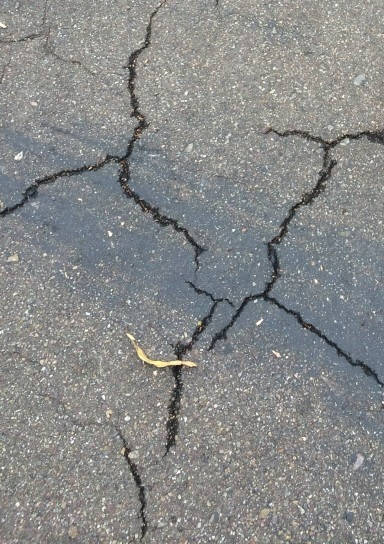
#> input picture crack_image.jpg, 384 x 544 px
$ python image.py
#> lines starting #> are read from the running program, lines starting #| are printed output that depends on the picture
import cv2
import numpy as np
import matplotlib.pyplot as plt
from sklearn.cluster import KMeans

# Step 1: Load the image
image = cv2.imread("crack_image.jpg")  # Replace with your image path
#> image is the input picture: shape (544, 384, 3); mean B, G, R 136.7, 137.3, 135.8
image_rgb = cv2.cvtColor(image, cv2.COLOR_BGR2RGB)  # Convert to RGB for visualization

# Step 2: Preprocess the image (convert to grayscale for simplicity)
gray_image = cv2.cvtColor(image, cv2.COLOR_BGR2GRAY)

kernel_size = 11  # The kernel size must be an odd number
gray_image = cv2.medianBlur(gray_image, kernel_size)
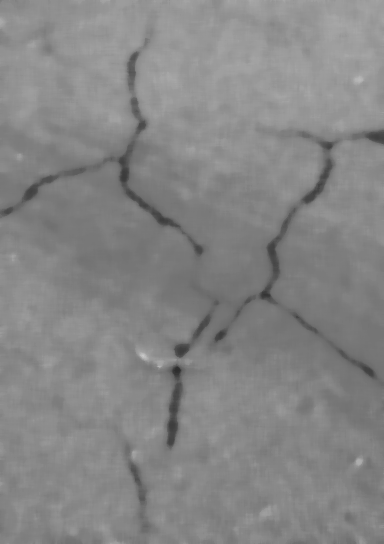
#> gray_image: shape (544, 384); min 45, max 200, mean 133.7

clahe = cv2.createCLAHE(clipLimit=100.0, tileGridSize=(8, 8))  # Adjust clipLimit for more/less contrast
enhanced_image = clahe.apply(gray_image)
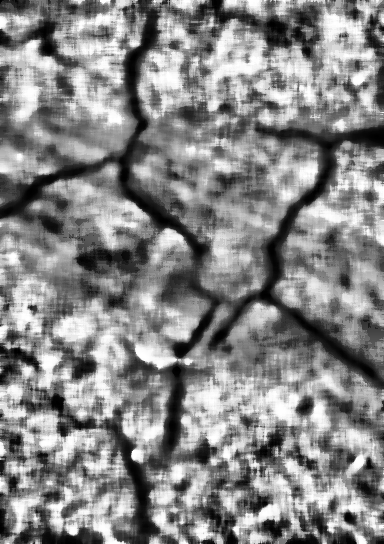
#> enhanced_image: shape (544, 384); min 0, max 255, mean 134.2
# Step 6: Visualize the clustered image
plt.figure(figsize=(10, 5))

# Show the original image
plt.subplot(1, 2, 1)
plt.imshow(enhanced_image)
plt.title("Original Image")
plt.axis("off")
plt.show()
